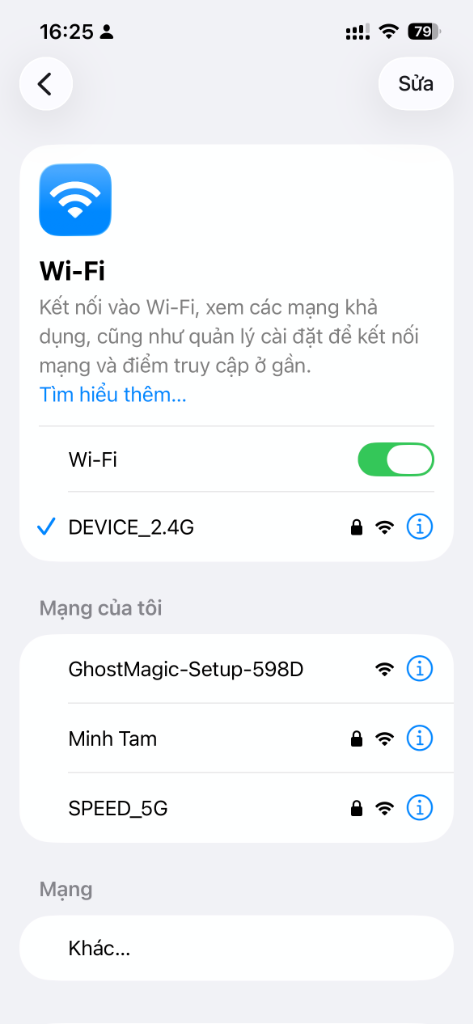
#> input picture docs/images/step1_raw.png, 473 x 1024 px, found by its file name
$ python analyze_layout.py
#> lines starting #> are read from the running program, lines starting #| are printed output that depends on the picture
from PIL import Image

def analyze(filepath):
#> called with filepath = 'docs/images/step1_raw.png'
    img = Image.open(filepath)
#> img is the input picture: PIL image 473x1024 RGBA; mean R, G, B, A 241.6, 244.3, 246.8, 255
    width, height = img.size
#> width = 473; height = 1024
    print(f"Analyzing {filepath} ({width}x{height})")
#| Analyzing docs/images/step1_raw.png (473x1024)

    # Check vertical line in the middle (e.g. x=200) to find colors
    # We want to identify transitions between background (light gray/blueish) and white cards
    col_x = 200
    transitions = []
    prev_color = img.getpixel((col_x, 0))
#> prev_color = (241, 242, 246, 255)

    # Let's check color of each pixel on vertical line
    for y in range(height):
        color = img.getpixel((col_x, y))
        # Since it might be RGB or RGBA
        r, g, b = color[0], color[1], color[2]

        # Is it white? (or very close to white)
        is_white = (r > 250 and g > 250 and b > 250)

        if y == 0:
            prev_is_white = is_white
            start_y = 0
            continue

        if is_white != prev_is_white:
            print(f"  y={start_y} to {y-1}: {'WHITE' if prev_is_white else 'BG'} (sample color: {prev_color[:3]})")
            start_y = y
            prev_is_white = is_white
            prev_color = color
#> this loop made 1024 passes
#> (r, g, b, is_white, prev_is_white, prev_color) on passes 146, 362, 366, 375, 377, 426, 428, 492, 494, 562, 635, 671: (254, 255, 255, True, True, (254, 255, 255, 255)), (220, 220, 220, False, False, (220, 220, 220, 255)), (253, 253, 253, True, True, (253, 253, 253, 255)), (250, 250, 250, False, False, (250, 250, 250, 255)), (252, 252, 252, True, True, (252, 252, 252, 255)), (241, 241, 242, False, False, (241, 241, 242, 255)), (254, 255, 255, True, True, (254, 255, 255, 255)), (233, 233, 234, False, False, (233, 233, 234, 255)), (254, 255, 255, True, True, (254, 255, 255, 255)), (250, 250, 252, False, False, (250, 250, 252, 255)), (254, 254, 254, True, True, (254, 254, 254, 255)), (248, 248, 248, False, False, (248, 248, 248, 255))
#> (r, g, b, is_white, prev_is_white) on pass 1: (241, 242, 246, False, False)
#|   y=0 to 144: BG (sample color: (241, 242, 246))
#|   y=145 to 360: WHITE (sample color: (254, 255, 255))
#|   y=361 to 364: BG (sample color: (220, 220, 220))
#|   y=365 to 373: WHITE (sample color: (253, 253, 253))
#|   y=374 to 375: BG (sample color: (250, 250, 250))
#|   y=376 to 424: WHITE (sample color: (252, 252, 252))
#|   y=425 to 426: BG (sample color: (241, 241, 242))
#|   y=427 to 490: WHITE (sample color: (254, 255, 255))
#> (further printed lines are left out)

    print(f"  y={start_y} to {height-1}: {'WHITE' if prev_is_white else 'BG'} (sample color: {prev_color[:3]})")
#|   y=1023 to 1023: WHITE (sample color: (253, 253, 254))

analyze("docs/images/step1_raw.png")
analyze("docs/images/step2_raw.png")
#> call 2 of analyze, with filepath = 'docs/images/step2_raw.png'
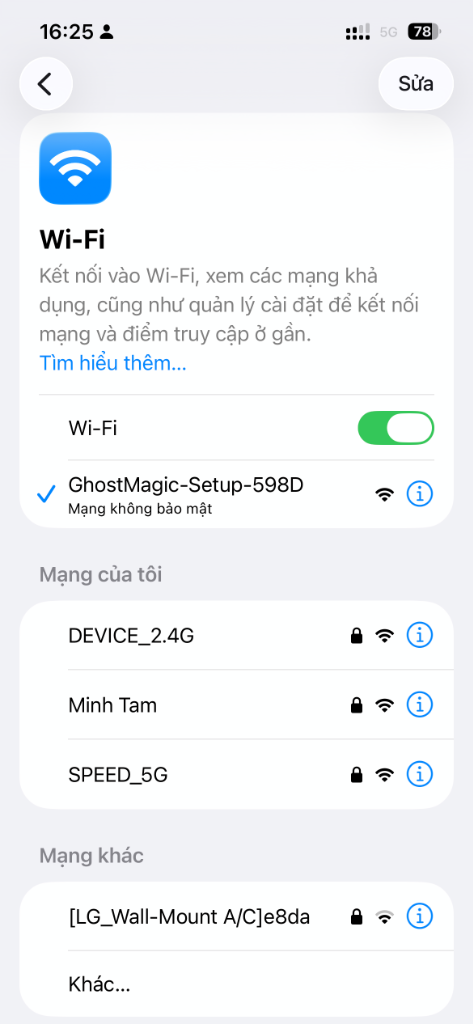
#> input picture docs/images/step2_raw.png, 473 x 1024 px, found by its file name
#> in analyze, img is the input picture: PIL image 473x1024 RGBA; mean R, G, B, A 241.1, 243.7, 246.2, 255
#| Analyzing docs/images/step2_raw.png (473x1024)
#> in analyze (call 2), `prev_color = img.getpixel((col_x, 0))`: prev_color = (238, 239, 244, 255)
#> the loop in analyze (call 2), `for y in range(height):` made 1024 passes
#> (color, r, g, b, prev_is_white) on pass 1: ((238, 239, 244, 255), 238, 239, 244, False)
#|   y=0 to 116: BG (sample color: (238, 239, 244))
#|   y=117 to 329: WHITE (sample color: (251, 251, 252))
#|   y=330 to 333: BG (sample color: (177, 177, 177))
#|   y=334 to 342: WHITE (sample color: (254, 255, 255))
#|   y=343 to 344: BG (sample color: (244, 244, 244))
#|   y=345 to 393: WHITE (sample color: (254, 254, 254))
#|   y=394 to 395: BG (sample color: (234, 234, 235))
#|   y=396 to 458: WHITE (sample color: (254, 255, 255))
#> (further printed lines are left out)
#|   y=1017 to 1023: BG (sample color: (241, 242, 246))
analyze("docs/images/step3_raw.png")
#> call 3 of analyze, with filepath = 'docs/images/step3_raw.png'
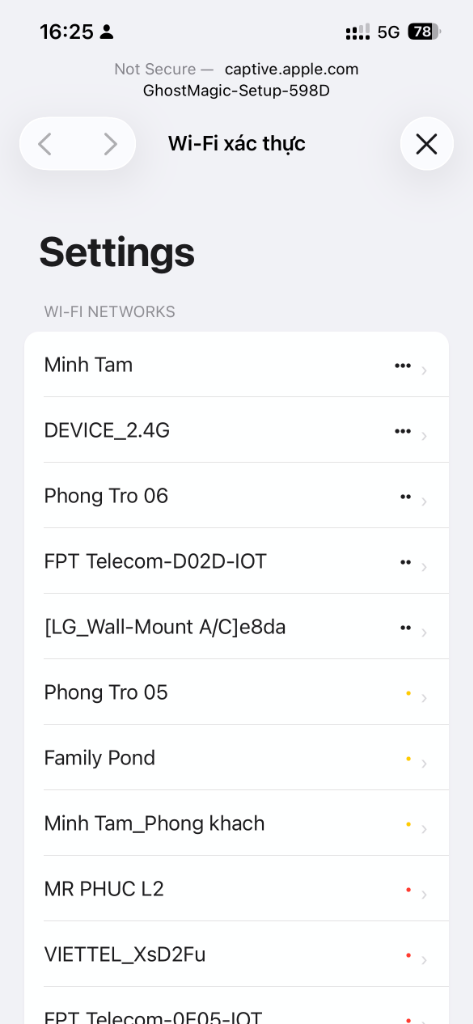
#> input picture docs/images/step3_raw.png, 473 x 1024 px, found by its file name
#> in analyze, img is the input picture: PIL image 473x1024 RGBA; mean R, G, B, A 242.7, 243.6, 245.2, 255
#| Analyzing docs/images/step3_raw.png (473x1024)
#> the loop in analyze (call 3), `for y in range(height):` made 1024 passes
#|   y=0 to 331: BG (sample color: (241, 242, 246))
#|   y=332 to 395: WHITE (sample color: (254, 255, 255))
#|   y=396 to 396: BG (sample color: (234, 235, 235))
#|   y=397 to 461: WHITE (sample color: (253, 253, 253))
#|   y=462 to 462: BG (sample color: (235, 235, 235))
#|   y=463 to 526: WHITE (sample color: (254, 255, 255))
#|   y=527 to 527: BG (sample color: (236, 236, 236))
#|   y=528 to 554: WHITE (sample color: (252, 252, 252))
#> (further printed lines are left out)
#|   y=1021 to 1023: BG (sample color: (237, 237, 237))
